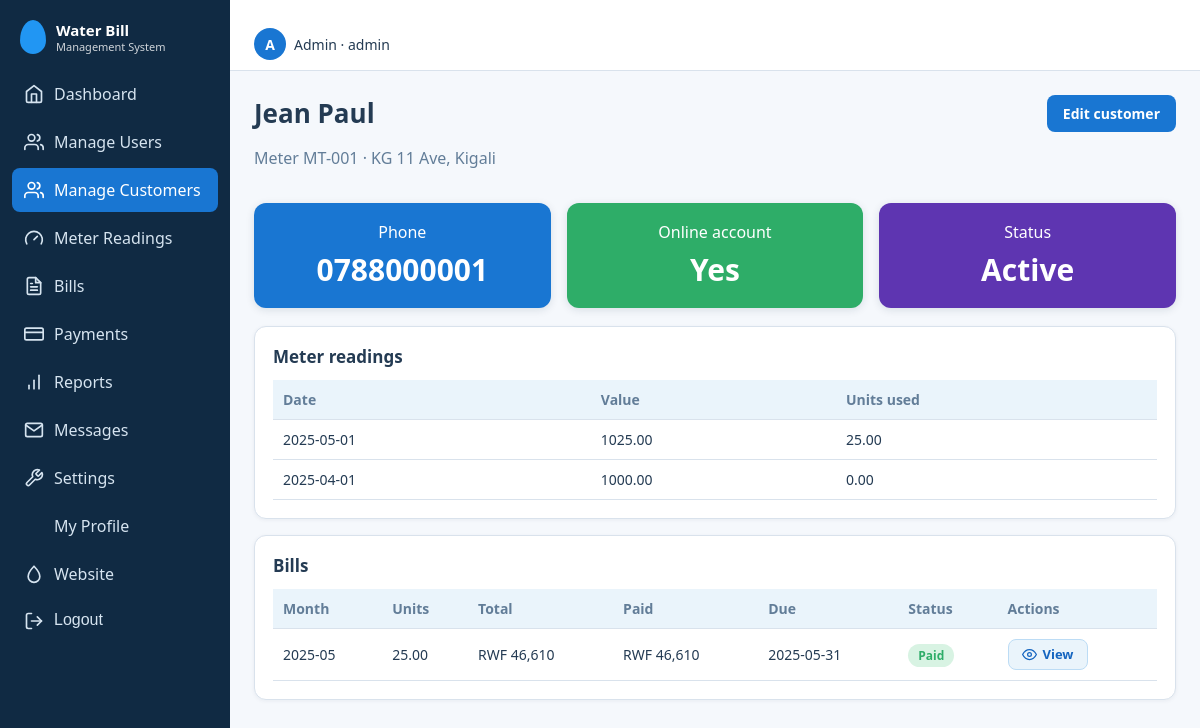
The page /index.php?r=customers/show&id=1 (signed in) on the database its author committed.
### tables this page shows
CREATE TABLE customers (
  customer_id INT UNSIGNED NOT NULL AUTO_INCREMENT,
  user_id     INT UNSIGNED NULL,                     
  full_name   VARCHAR(120) NOT NULL,
  meter_no    VARCHAR(30)  NOT NULL,
  address     VARCHAR(255) NOT NULL,
  phone       VARCHAR(25)  NULL,
  is_active   TINYINT(1) NOT NULL DEFAULT 1,         
  created_at  TIMESTAMP NOT NULL DEFAULT CURRENT_TIMESTAMP,
  updated_at  TIMESTAMP NOT NULL DEFAULT CURRENT_TIMESTAMP ON UPDATE CURRENT_TIMESTAMP,
  PRIMARY KEY (customer_id),
  UNIQUE KEY uq_customers_user (user_id),
  UNIQUE KEY uq_customers_meter (meter_no),
  KEY idx_customers_name (full_name)
);

CREATE TABLE meter_readings (
  reading_id   INT UNSIGNED NOT NULL AUTO_INCREMENT,
  customer_id  INT UNSIGNED NOT NULL,
  reading_date DATE NOT NULL,
  meter_value  DECIMAL(12,2) NOT NULL,               
  units_used   DECIMAL(12,2) NOT NULL DEFAULT 0,     
  reader_id    INT UNSIGNED NOT NULL,
  status       ENUM('Accepted','Voided') NOT NULL DEFAULT 'Accepted',
  note         VARCHAR(255) NULL,
  created_at   TIMESTAMP NOT NULL DEFAULT CURRENT_TIMESTAMP,
  PRIMARY KEY (reading_id),
  KEY idx_readings_customer_date (customer_id, reading_date),
  KEY idx_readings_reader (reader_id)
);

CREATE TABLE bills (
  bill_id          INT UNSIGNED NOT NULL AUTO_INCREMENT,
  customer_id      INT UNSIGNED NOT NULL,
  reading_id       INT UNSIGNED NOT NULL,
  billing_month    CHAR(7) NOT NULL,                 
  previous_reading DECIMAL(12,2) NOT NULL,           
  current_reading  DECIMAL(12,2) NOT NULL,
  units_used       DECIMAL(12,2) NOT NULL,
  unit_rate        DECIMAL(12,2) NOT NULL,           
  fixed_charge     DECIMAL(12,2) NOT NULL DEFAULT 0,
  tax_amount       DECIMAL(12,2) NOT NULL DEFAULT 0,
  total_amount     DECIMAL(12,2) NOT NULL,
  amount_paid      DECIMAL(12,2) NOT NULL DEFAULT 0,
  status           ENUM('Unpaid','Partially Paid','Paid','Cancelled') NOT NULL DEFAULT 'Unpaid',
  due_date         DATE NOT NULL,
  created_at       TIMESTAMP NOT NULL DEFAULT CURRENT_TIMESTAMP,
  PRIMARY KEY (bill_id),
  UNIQUE KEY uq_bill_customer_month (customer_id, billing_month),    
  KEY idx_bills_reading (reading_id),
  KEY idx_bills_status (status),
  KEY idx_bills_due (due_date)
);

### app/models/Setting.php (called while the page is built, shortened)
<?php
class Setting extends Model {
    private static ?array $c = null;
    static function all(): array {
        if (self::$c === null) { try { self::$c = self::q('SELECT setting_key, setting_value FROM site_settings')->fetchAll(PDO::FETCH_KEY_PAIR); } catch (Throwable $e) { self::$c = []; } }
        return self::$c + self::DEFAULTS;
    }
}

### app/core/Controller.php (called while the page is built, shortened)
<?php
abstract class Controller {
    protected function view(string $__view, array $__data = []): void {
        $__layout = APP_ROOT . '/app/views/layout/' . ($__data['layout'] ?? (user() ? 'app' : 'auth')) . '.php';
        extract($__data, EXTR_SKIP);
        require $__layout;
    }
}

### app/controllers/CustomerController.php (called while the page is built, shortened)
<?php
class CustomerController extends Controller {
    function show() {
        $this->need('admin', 'staff'); $c = Customer::find((int)($_GET['id'] ?? 0)); if (!$c) { http_response_code(404); exit('Not found'); }
        $this->view('customers/show', ['title' => $c['full_name'], 'c' => $c, 'readings' => Reading::forCustomer((int)$c['customer_id']), 'bills' => Bill::list((int)$c['customer_id'])]);
    }
}

### public/index.php (called while the page is built, shortened)
<?php
require __DIR__ . '/../app/helpers/core.php';
$r = trim((string)($_GET['r'] ?? (user() ? 'dashboard/index' : 'home/index')), '/');
[$c, $a] = array_pad(explode('/', $r, 2), 2, 'index');
try {
    (new $cls)->$a();
} catch (Throwable $t) { error_log((string)$t); http_response_code(500); (new ErrorController)->failure(); }

### app/config/database.php (called while the page is built)
<?php
function db(): PDO {
    static $pdo = null;
    if ($pdo) return $pdo;
    $f = __DIR__ . '/database.local.php';
    $c = is_file($f) ? require $f : ['host'=>'127.0.0.1','name'=>'water_bill_management','user'=>'root','pass'=>''];
    try {
        $pdo = new PDO("mysql:host={$c['host']};dbname={$c['name']};charset=utf8mb4", $c['user'], $c['pass'], [
            PDO::ATTR_ERRMODE => PDO::ERRMODE_EXCEPTION,
            PDO::ATTR_DEFAULT_FETCH_MODE => PDO::FETCH_ASSOC,
            PDO::ATTR_EMULATE_PREPARES => false,
        ]);
    } catch (PDOException $e) {
        error_log($e->getMessage());
        http_response_code(500);
        exit('Database connection failed. Check app/config/database.php');
    }
    return $pdo;
}

### app/core/Model.php (called while the page is built, shortened)
<?php
abstract class Model {
    public static function q(string $sql, array $p = []): PDOStatement { $s = db()->prepare($sql); $s->execute($p); return $s; }
}

### app/models/Customer.php (called while the page is built, shortened)
<?php
class Customer extends Model {
    static function find(int $id): ?array { return self::q('SELECT * FROM customers WHERE customer_id=?', [$id])->fetch() ?: null; }
}

### app/models/Reading.php (called while the page is built, shortened)
<?php
class Reading extends Model {
    static function forCustomer(int $cid, int $n = 24): array { return self::q('SELECT * FROM meter_readings WHERE customer_id=? ORDER BY reading_date DESC, reading_id DESC LIMIT ' . (int)$n, [$cid])->fetchAll(); }
}

### app/models/Bill.php (called while the page is built, shortened)
<?php
class Bill extends Model {
    static function list(?int $cid = null, string $status = ''): array {
        $w = []; $p = [];
        if ($cid) { $w[] = 'b.customer_id=?'; $p[] = $cid; }
        return self::q('SELECT b.*,c.full_name,c.meter_no FROM bills b JOIN customers c USING(customer_id)' . ($w ? ' WHERE ' . implode(' AND ', $w) : '') . ' ORDER BY b.billing_month DESC, b.bill_id DESC LIMIT 200', $p)->fetchAll();
    }
}

### app/views/customers/show.php (the view)
<div class="head"><div><h1><?= e($c['full_name']) ?></h1><p class="muted">Meter <?= e($c['meter_no']) ?> · <?= e($c['address']) ?></p></div><a class="btn sm" href="<?= url('customers/edit', ['id' => $c['customer_id']]) ?>">Edit customer</a></div>
<div class="cards three"><div class="card-stat c-blue">Phone<b><?= e($c['phone'] ?: '—') ?></b></div><div class="card-stat c-green">Online account<b><?= $c['user_id'] ? 'Yes' : 'No' ?></b></div><div class="card-stat c-purple">Status<b><?= $c['is_active'] ? 'Active' : 'Inactive' ?></b></div></div>
<div class="panel"><h2>Meter readings</h2><div class="tw"><table><tr><th>Date</th><th>Value</th><th>Units used</th></tr><?php foreach ($readings as $r): ?><tr><td><?= e($r['reading_date']) ?></td><td><?= e($r['meter_value']) ?></td><td><?= e($r['units_used']) ?></td></tr><?php endforeach; ?></table></div></div>
<div class="panel"><h2>Bills</h2><?php $rows = $bills; $own = true; require APP_ROOT . '/app/views/bills/_table.php'; ?></div>

### app/helpers/core.php (shortened to what this page needs)
<?php
require_once APP_ROOT . '/app/config/database.php';
spl_autoload_register(function (string $c) {
    foreach (['core', 'models', 'controllers'] as $d) { $f = APP_ROOT . "/app/$d/$c.php"; if (is_file($f)) { require_once $f; return; } }
});
function e($v): string { return htmlspecialchars((string)$v, ENT_QUOTES, 'UTF-8'); }
function money($n): string { return 'RWF ' . number_format((float)$n, 0); }
function url(string $r, array $q = []): string { return 'index.php?r=' . $r . ($q ? '&' . http_build_query($q) : ''); }
function badge(string $s): string { return '<span class="badge b-' . e(explode(' ', $s)[0]) . '">' . e($s) . '</span>'; }
function icon(string $n): string { return '<svg class="ico" aria-hidden="true"><use href="#i-' . $n . '"/></svg>'; }
function site(string $k): string { return (string)(Setting::all()[$k] ?? ''); }
function logo(string $cls = ''): string { $l = site('logo'); return ($l !== '' && is_file(APP_ROOT . '/public/uploads/' . $l)) ? '<img class="logo ' . e($cls) . '" src="uploads/' . e($l) . '" alt="Logo">' : '<span class="drop ' . e($cls) . '"></span>'; }
function act_link(string $type, string $label, string $href): string { return '<a class="act ' . e($type) . '" href="' . e($href) . '">' . icon(ACT_ICONS[$type] ?? 'eye') . e($label) . '</a>'; }

### app/views/bills/_table.php
<div class="tw"><table><tr><th>Month</th><?php if (empty($own)): ?><th>Customer</th><?php endif; ?><th>Units</th><th>Total</th><th>Paid</th><th>Due</th><th>Status</th><th>Actions</th></tr>
<?php foreach ($rows as $b): $open = in_array($b['status'], ['Unpaid', 'Partially Paid'], true); ?><tr><td><?= e($b['billing_month']) ?></td><?php if (empty($own)): ?><td><?= e($b['full_name']) ?> <small class="muted"><?= e($b['meter_no']) ?></small></td><?php endif; ?><td><?= e($b['units_used']) ?></td><td><?= e(money($b['total_amount'])) ?></td><td><?= e(money($b['amount_paid'])) ?></td><td><?= e($b['due_date']) ?></td><td><?= badge($b['status']) ?></td>
<td class="acts2"><?= (!empty($own) && $open) ? act_link('ok', 'Pay Now', url('bills/show', ['id' => $b['bill_id']])) : act_link('view', 'View', url('bills/show', ['id' => $b['bill_id']])) ?></td></tr><?php endforeach; ?>
<?php if (!$rows): ?><tr><td colspan="8" class="muted">No bills found.</td></tr><?php endif; ?></table></div>

### public/assets/css/style.css (style rules this page uses)
:root { --primary:#1976D2;--navy:#102A43;--sec:#2196F3;--light:#EAF4FB;--bg:#F5F8FC;--text:#243B53;--muted:#627D98;--ok:#2EAD68;--warn:#F59E0B;--err:#DC3545;--border:#D9E2EC }
* { box-sizing:border-box }
body { margin:0;font-family:Segoe UI,Roboto,Arial,sans-serif;background:var(--bg);color:var(--text);overflow-x:hidden }
a { color:var(--primary) }
h1 { margin:0 0 4px;font-size:26px }
h2 { font-size:17px;margin:0 0 12px }
.muted { color:var(--muted) }
.drop { width:26px;height:34px;background:var(--sec);border-radius:50% 50% 50% 50%/60% 60% 40% 40% }
.cards { display:grid;grid-template-columns:repeat(auto-fit,minmax(180px,1fr));gap:16px;margin:18px 0 }
.card-stat { border-radius:12px;color:#fff;padding:18px;text-align:center;box-shadow:0 2px 8px rgba(16,42,67,.12);text-decoration:none;display:block }
.card-stat b { display:block;font-size:30px;margin-top:6px }
.c-blue { background:var(--primary) }
.c-green { background:var(--ok) }
.c-purple { background:#5E35B1 }
.panel { background:#fff;border:1px solid var(--border);border-radius:12px;padding:18px;box-shadow:0 1px 4px rgba(16,42,67,.06);margin-bottom:16px }
table { width:100%;border-collapse:collapse;font-size:14px }
th,td { text-align:left;padding:10px;border-bottom:1px solid var(--border) }
th { color:var(--muted);font-weight:600 }
.tw { overflow-x:auto }
.badge { padding:3px 10px;border-radius:12px;font-size:12px;font-weight:600 }
.b-Paid { background:#d8f3e3;color:var(--ok) }
.btn { background:var(--primary);color:#fff;border:0;border-radius:8px;padding:12px 18px;font-size:15px;font-weight:600;cursor:pointer;width:100%;margin-top:16px }
.head { display:flex;justify-content:space-between;align-items:flex-start;gap:12px;flex-wrap:wrap }
.btn.sm { width:auto;margin:0;padding:9px 16px;display:inline-block;text-decoration:none;font-size:14px }
.card-stat { transition:transform .15s }
th { background:var(--light) }
.ico { width:20px;height:20px;flex:none;vertical-align:-4px;margin-right:8px }
.sidebar nav a .ico,.navbtn .ico { margin:0 }
.cards.three { grid-template-columns:repeat(auto-fit,minmax(200px,1fr)) }
html { scroll-behavior:smooth }
.acts2 { display:flex;gap:8px;align-items:center;flex-wrap:wrap }
.act { display:inline-flex;align-items:center;gap:6px;padding:7px 13px;border-radius:8px;border:1px solid transparent;font:inherit;font-size:13px;font-weight:600;line-height:1.1;cursor:pointer;text-decoration:none;white-space:nowrap;transition:background .15s,color .15s,box-shadow .15s,transform .1s }
.act .ico { width:15px;height:15px;margin:0 }
.act.view { background:#eaf4fb;color:#1565c0;border-color:#bcdcf5 }
.acts2 { display:flex;gap:6px;flex-wrap:wrap;align-items:center }
td.acts2 { display:table-cell;white-space:nowrap }
td.acts2 form,td.acts2 a { margin-right:6px }

### rows shown on the page
customers: full_name "Jean Paul", meter_no "MT-001", address "KG 11 Ave, Kigali", phone "0788000001"
meter_readings: reading_date "2025-05-01", meter_value "1025.00", units_used "25.00"
meter_readings: reading_date "2025-04-01", meter_value "1000.00", units_used "0.00"
bills: billing_month "2025-05", units_used "25.00", total_amount "RWF 46,610", amount_paid "RWF 46,610", due_date "2025-05-31", status "Paid"

### other values the page prints
$n1 "Water Bill"
$n2 "Management System"
$l "Dashboard"
$l "Manage Users"
$l "Manage Customers"
$l "Meter Readings"
$l "Bills"
$l "Payments"
$l "Reports"
$l "Messages"
$l "Settings"
$l "My Profile"
$u['username'][0] "A"
$u['role'] "Admin"
$u['username'] "admin"
